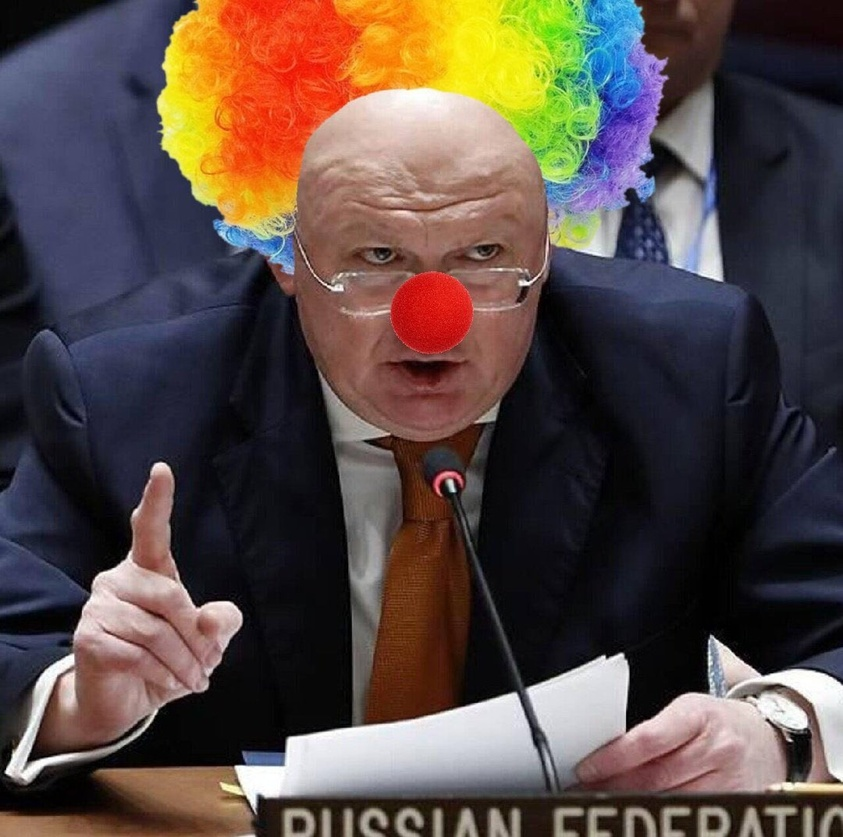
#> input picture Lab3/Fx9307uXwAEwyVR.jpg, 843 x 837 px, shrunk from 1080 x 1073 before the run
$ python contour_detection.py
#> lines starting #> are read from the running program, lines starting #| are printed output that depends on the picture; after the words box and inside, x2 and y2 are one past the last pixel; in counts of white or black regions, pixels touching at a corner belong together
import cv2
import numpy as np

# Завантаження зображення
image = cv2.imread('Fx9307uXwAEwyVR.jpg')
#> image is the input picture: shape (837, 843, 3); mean B, G, R 68.5, 73.6, 87.9

# Перетворення зображення на відтінки сірого
gray = cv2.cvtColor(image, cv2.COLOR_BGR2GRAY)
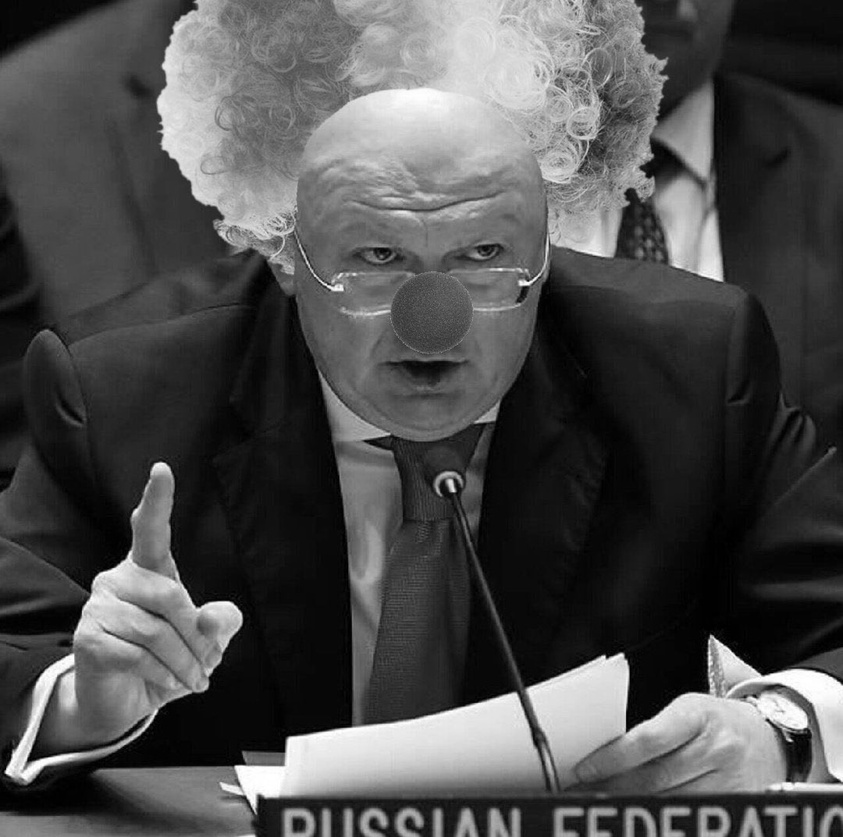
#> gray: shape (837, 843); min 0, max 255, mean 77.3

# Застосування фільтра для зменшення шуму
blurred = cv2.GaussianBlur(gray, (5, 5), 0)

# Бінаризація зображення
_, thresh = cv2.threshold(blurred, 127, 255, cv2.THRESH_BINARY)
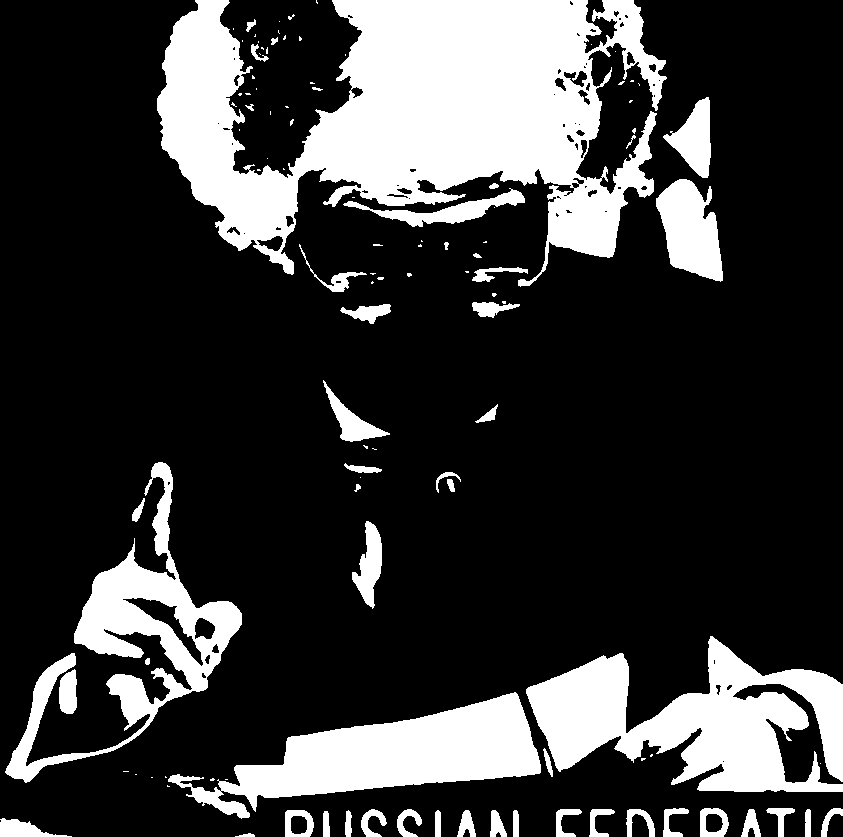
#> thresh: shape (837, 843); 22.5% white; 111 white regions (60 under 20 px)

# Виділення контурів
contours, _ = cv2.findContours(thresh, cv2.RETR_EXTERNAL, cv2.CHAIN_APPROX_SIMPLE)
#> contours = 111 contours, 66 with area under 20; largest, box (x1, y1, x2, y2) and area: (157, 0, 667, 287) 75208, (526, 636, 843, 792) 24915, (168, 692, 541, 819) 19268, (5, 462, 242, 783) 17135, (656, 179, 723, 282) 4400

# Вибір контуру з найбільшою площею (припускаємо, що це об'єкт)
max_contour = max(contours, key=cv2.contourArea)
#> max_contour = contour of 1681 points, box (x1, y1, x2, y2) (157, 0, 667, 287), area 75208

# Намалювати контур на оригінальному зображенні
cv2.drawContours(image, [max_contour], 0, (0, 255, 0), 2)
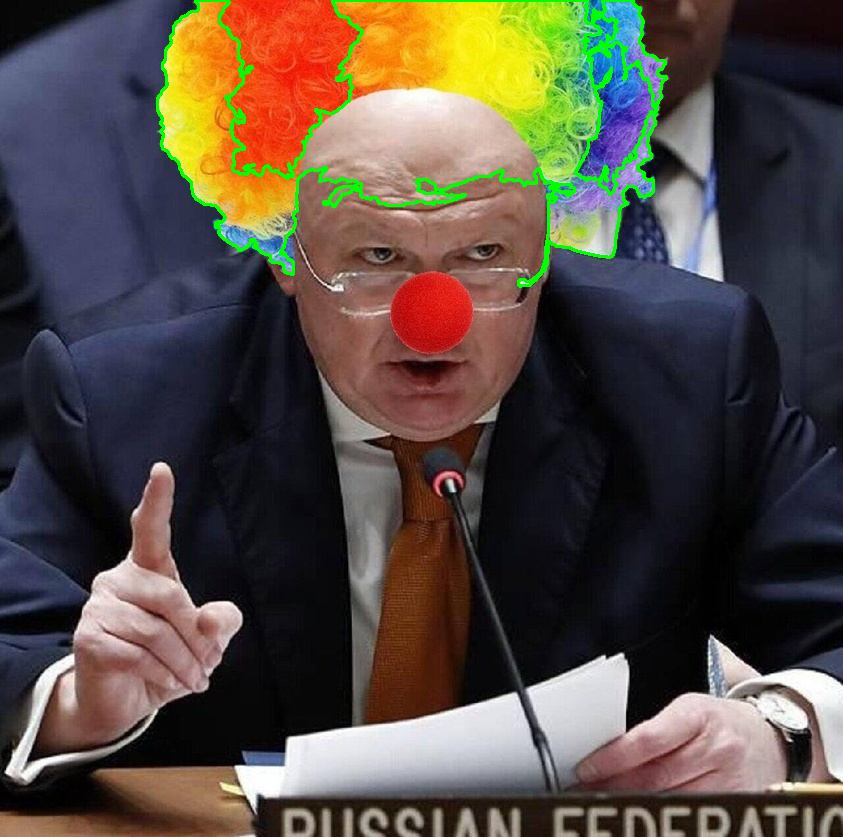
#> image: shape (837, 843, 3); 1.64% of pixels changed, all inside (x1, y1, x2, y2) = (156, 0, 668, 288)

# Відобразити результат
cv2.imshow('Contour Detection', image)
cv2.waitKey(0)
cv2.destroyAllWindows()
